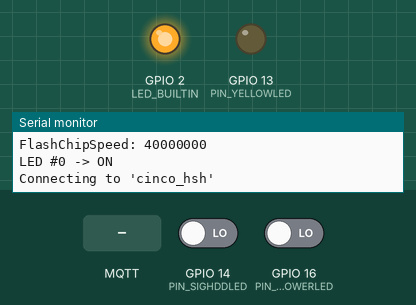
A sketch run on a simulated ESP8266 (NodeMCU). Parts: output pins drawn as LEDs (lit = HIGH, except the on-board LED, lit = LOW), the last lines printed to the serial monitor. Inputs (shaded band) come from the test bench; at power-on: GPIO 14 (PIN_SIGHDDLED) LOW, GPIO 16 (PIN_SIGPOWERLED) LOW. WiFi joins after 1.5 s; servers stay silent unless stated; no MQTT or app messages arrive unless stated; pins used as bus, display or sensor lines are not drawn.

Above: at 0.1 s.
At 2.7 s:
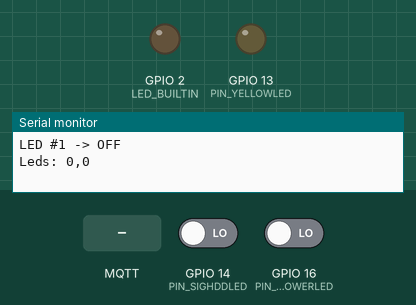
2.8 s: MQTT message "1" arrives on the first subscribed topic
At 3.7 s:
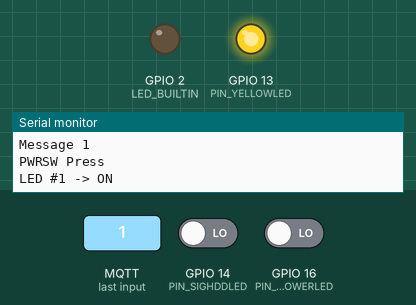
5.8 s: MQTT message "on" arrives on the first subscribed topic
Timing chart, 0 to 14.8 s (numbered marks = the images above; inputs shaded):
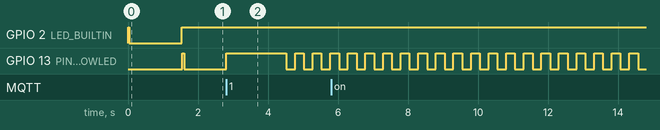

The sketch:

MQTT_TurnOnMyPC.ino
```cpp
#include <ESP8266WiFi.h>
#include <PubSubClient.h>

#include "leds.h"
#include "pin_monitor.h"
#include "power_sw.h"
#include "my_esp.h"


#define PIN_BLUETOPLED       LED_BUILTIN
#define PIN_YELLOWLED        13

#define PIN_POWERSW          12
#define PIN_SIGPOWERLED      16
#define PIN_SIGHDDLED        14

#define LED_BLUE      0
#define LED_YELLOW    1

#define PINMONITOR_PERIOD_MS   3000

#define GROUPID "mypc"

#define MQTTTOPIC_CTRL "/home/" GROUPID  "/ctrl"
#define MQTTTOPIC_INFO "/home/" GROUPID  "/info"
#define MQTTTOPIC_ONDUTY  "/home/on_duty"
#define CLIENT_ID  "ESP_" GROUPID

#define CLIENT_LOGIN "sensor"
#define CLIENT_PASSWORD "yourpassword"

#define WIFISSID "cinco_hsh"
#define WIFIPASSWORD "yourpassword"
#define MQTTSERVERIP "192.168.1.1"

#define EVENT_PUBLISHLEDSTATUS  200
#define PUBLISHLEDSTATUSPERIOD  10000//ms


int  _ledpins[] =  {PIN_BLUETOPLED,PIN_YELLOWLED};
int  _ledhi[]   =  {LOW,HIGH};
int  _ledlo[]   =  {HIGH,LOW};
int _ledmode[] =  {LED_OFF,LED_OFF};

char ssid[] =  WIFISSID;
char password[] = WIFIPASSWORD;
char mqtt_server[] = MQTTSERVERIP;
char mqtt_user[] = CLIENT_LOGIN;
char mqtt_pass[] = CLIENT_PASSWORD;
char mqtt_client[] = CLIENT_ID;


WiFiClient _wificlient;
PubSubClient _mqttclient(_wificlient);

Leds _leds;
PinMonitor _hddled;
PinMonitor _pwrled;
PowerSwitch _pwrsw;
MyESP _esp;

unsigned long _publishtime;


void event(int eventid)
{

    switch(eventid)
    {
        case EVENT_MQTTCONNECTING:
            _leds.Set(LED_YELLOW,LED_ON);
            break;

        case EVENT_MQTTCONNECTED:
            _leds.Set(LED_YELLOW,LED_OFF);
            _esp.Publish(MQTTTOPIC_ONDUTY,mqtt_client);
            _esp.Subscribe(MQTTTOPIC_CTRL);
            break;

        case EVENT_WIFICONNECTING:
            _leds.Set(LED_BLUE,LED_ON);
            break;

        case EVENT_WIFICONNECTED:
            _leds.Set(LED_BLUE,LED_OFF);
            break;

        case EVENT_ESPSTUCK:
            _leds.Set(LED_BLUE,LED_BLINKHI);
            _leds.Set(LED_YELLOW,LED_BLINKHI);
            Serial.println("ESP Soft Reset in 10 sec...");
            safedelay(10000);
            _esp.SoftReset();
            break;

        case EVENT_MQTTCONNECT_ERROR:
            break;

        case EVENT_PSWPRESS:
            _leds.Set(LED_YELLOW,LED_ON);
            _esp.Publish(MQTTTOPIC_INFO,"Press");
            break;

        case EVENT_PSWREST:
            _leds.Set(LED_YELLOW,LED_BLINKHI);
            _esp.Publish(MQTTTOPIC_INFO,"Resting");
            break;
        case EVENT_PSWIDLE:
            _leds.Set(LED_YELLOW,LED_OFF);
            _esp.Publish(MQTTTOPIC_INFO,"Ready");
            break;

        case EVENT_PUBLISHLEDSTATUS:
            {   char text[20]={0};
                itoa(_hddled.Get(),text+strlen(text),10);
                strcat(text,",");
                itoa(_pwrled.Get(),text+strlen(text),10);
                Serial.print("Leds: ");
                Serial.println(text);
                _esp.Publish(MQTTTOPIC_INFO,text);
            }
            break;
    }
}


void mqttcallback(char* topic, byte* payload, unsigned int len)
{
    Serial.print("Message ");
    for (int i = 0; i < len; i++)
    {   Serial.print((char)payload[i]);
    }
    Serial.println();


    int cmd = (len==0) ? PRWSW_NONE : ((unsigned char)payload[0] - '0');


    int rc = PRWSW_NONE;
    switch(cmd)
    {
        case PRWSW_SHORTPRESS:
            rc = _pwrsw.Press(NULL,PRWSW_SHORTPRESS);
            break;
        case PRWSW_LONGPRESS:
            rc = _pwrsw.Press(NULL,PRWSW_LONGPRESS);
            break;
    }

    switch(rc)
    {   case PRWSW_NONE:
            _esp.Publish(MQTTTOPIC_INFO,"None");
            break;
        case PRWSW_OK:
            _esp.Publish(MQTTTOPIC_INFO,"Ok");
            break;
        case PRWSW_BUSY:
            _esp.Publish(MQTTTOPIC_INFO,"Busy");
            break;
    }

}

void setup()
{
    Serial.begin(115200);
    Serial.print("\r\n\r\n* Turn On My PC * (c) June 2019\r\n");

    _leds.Setup( sizeof(_ledpins)/sizeof(int), _ledpins, _ledhi, _ledlo, _ledmode);
    _hddled.Setup(PIN_SIGHDDLED,PINMONITOR_PERIOD_MS);
    _pwrled.Setup(PIN_SIGPOWERLED,PINMONITOR_PERIOD_MS);
    _pwrsw.Setup(PIN_POWERSW,&event);

    _esp.Setup(ssid,password,mqtt_server,mqtt_user,mqtt_pass,mqtt_client,&safedelay,&mqttcallback,&_wificlient,&_mqttclient,&event);

    _publishtime = 0;

    Serial.print("Ctrl topic: ");
    Serial.println(MQTTTOPIC_CTRL);
    Serial.print("Info topic: ");
    Serial.println(MQTTTOPIC_INFO);
    Serial.println();
}

void loop()
{
    unsigned long t = millis();

    dostaff(t);

    _esp.Loop(&t);

    if (t>_publishtime)
    {   _publishtime = t+PUBLISHLEDSTATUSPERIOD;
        event(EVENT_PUBLISHLEDSTATUS);
    }

    delay(1);
}


void dostaff(unsigned long t)
{
    _leds.Loop(&t);
    _hddled.Loop(&t);
    _pwrled.Loop(&t);
    _pwrsw.Loop(&t);
}


void safedelay(unsigned long n_ms)
{
    unsigned long t_stop = millis()+n_ms;
    unsigned long t;
    while(true)
    {
        t = millis();
        if (t>t_stop)
            break;
        dostaff(t);
        delay(1);
    }
}
```

leds.cpp
```cpp
#include "leds.h"
#include <stdlib.h>
#include <arduino.h>


#define PRINT(A) Serial.print(A)
//#define PRINT(A)

Leds::Leds()
{
    _ledpins=NULL;
    _ledhi=NULL;
    _ledlo=NULL;
    _ledmode=NULL;
    _count=0;
    _isnolight=false;

}

void Leds::Setup(int count, int* ledpins,int* ledhi,int* ledlo,int* ledmode)
{
    _ledpins=ledpins;
    _ledhi=ledhi;
    _ledlo=ledlo;
    _ledmode=ledmode;
    _count=count;

    PRINT("LEDS pins ");
    for(int i=0;i<_count;i++)
    {   PRINT(_ledpins[i]);
        PRINT(" ");
    }
    PRINT("\r\n");

    for(int i=0;i<_count;i++)
    {   pinMode(_ledpins[i], OUTPUT);
        Set(i,LED_OFF);
    }

}


void Leds::SetNoLight(bool isturnitoff)
{
    _isnolight =  isturnitoff;
}


void Leds::Loop(unsigned long* t)
{
    unsigned long now = t!=NULL ? *t : millis();

    if (now-_flashtime>LED_FLASHPERIOD)
    {
        for(int i=0;i<_count;i++)
            Animation(i,_flashanistage);
        _flashanistage++;
        if (_flashanistage>=LED_FLASCYCLEMAX)
            _flashanistage=0;
        _flashtime=now;
    }
}


void Leds::Set(int i,int ledmode)
{
    PRINT("LED #");
    PRINT(i);
    PRINT(" -> ");
    switch(ledmode)
    {
        case LED_OFF:
            PRINT("OFF");
            break;
        case LED_ON:
            PRINT("ON");
            break;
        case LED_BLINK:
            PRINT("BLINK");
            break;
        case LED_BLINKHI:
            PRINT("BLINK HI");
            break;
        case LED_BLINKLO:
            PRINT("BLINK LO");
            break;
        default:
            PRINT("Unknown");
            break;
    }
    PRINT("\r\n");

     _ledmode[i] = ledmode;

    if (ledmode==LED_OFF)
    {   digitalWrite(_ledpins[i],_ledlo[i]);
        return;
    }

    if (ledmode==LED_ON)
    {   digitalWrite(_ledpins[i],_ledhi[i]);
        return;
    }

}


void Leds::Animation(int i,int a)
{
    if (_isnolight)
    {
        digitalWrite(_ledpins[i], _ledlo[i]);
        return;
    }

    if (_ledmode[i]==LED_BLINK)
    {
        digitalWrite(_ledpins[i],((a==0)||(a==1)) ? _ledhi[i] : _ledlo[i]);
        return;
    }

    if (_ledmode[i]==LED_BLINKLO)
    {
        digitalWrite(_ledpins[i],(a==0) ? _ledhi[i] : _ledlo[i]);
        return;
    }

    if (_ledmode[i]==LED_BLINKHI)
    {
        digitalWrite(_ledpins[i],((a==0)||(a==2)) ? _ledhi[i] : _ledlo[i]);
        return;
    }

}
```

leds.h
```cpp
#pragma once

#define LED_OFF        0
#define LED_ON         1
#define LED_BLINK      2
#define LED_BLINKLO    3
#define LED_BLINKHI    4


#define LED_FLASHPERIOD   250
#define LED_FLASCYCLEMAX  4


class Leds
{
  public:
    Leds();
    void Setup(int count, int* ledpins,int* ledhi,int* ledlo,int* ledmode);
    void Loop(unsigned long* t);
    void Set(int i,int ledmode);
    void SetNoLight(bool isturnitoff);


    private:
        int* _ledpins;
        int* _ledhi;
        int* _ledlo;
        int* _ledmode;
        int _count;

        unsigned long _flashtime=0;
        unsigned long _flashanistage=0;
        void Animation(int i,int a);
        bool _isnolight;


};
```

my_esp.cpp
```cpp
#include "my_esp.h"
#include <stdlib.h>
#include <arduino.h>


#define PRINT(A) Serial.print(A)
#define PRINT2(A,B) Serial.print(A,B)

//#define PRINT(A)
//#define PRINT2(A)

#define PRINTESPINFO(A)  PRINT(#A ": ");PRINT( ESP.get##A()  );PRINT( "\r\n" )
#define DELAY(A) _delayfnc(A);
#define EVENT(A) _eventfnc(A);

#define INTTOSTR_BUFSIZE 50

#define MQTT_PORT_NUM 1883
#define MQTT_RECONNECT_FUSE_MAX 60
#define WIFI_RECONNECT_FUSE_MAX 1200

MyESP::MyESP()
{
    _wifi_ssid=NULL;
    _wifi_pwd=NULL;
    _mqtt_server=NULL;
    _mqtt_user=NULL;
    _mqtt_pwd=NULL;
    _mqtt_id=NULL;
    _delayfnc = NULL;
    _mqttfnc = NULL;
    _wificlnt = NULL;
    _mqttclnt = NULL;
    _eventfnc = NULL;
}


void MyESP::Setup(  char* wifi_ssid,
                    char* wifi_pwd,
                    char* mqtt_server,
                    char* mqtt_user,
                    char* mqtt_pwd,
                    char* mqtt_id,
                    delay_function* delayfnc,
                    mqtt_callback_function* mqttfnc,
                    WiFiClient* wificlnt,
                    PubSubClient* mqttclnt,
                    mqtt_event_function* eventfnc

                    )
{
    _wifi_ssid=wifi_ssid;
    _wifi_pwd=wifi_pwd;
    _mqtt_server=mqtt_server;
    _mqtt_user=mqtt_user;
    _mqtt_pwd=mqtt_pwd;
    _mqtt_id=mqtt_id;
    _delayfnc = delayfnc;
    _mqttfnc = mqttfnc;
    _wificlnt = wificlnt;
    _mqttclnt = mqttclnt;
    _eventfnc = eventfnc;

    PRINTESPINFO(ChipId);
    PRINTESPINFO(FlashChipSize);
    PRINTESPINFO(FreeHeap);
    PRINTESPINFO(FreeSketchSpace);
    PRINTESPINFO(SketchSize);
    PRINTESPINFO(FlashChipId);
    PRINTESPINFO(SdkVersion);
    PRINTESPINFO(FlashChipRealSize);
    PRINTESPINFO(CpuFreqMHz);
    PRINTESPINFO(FlashChipSpeed);
    PRINT("\r\n");

    DELAY(3);

    WiFi.persistent(false);
    WiFi.softAPdisconnect (true);

    EVENT(EVENT_WIFICONNECTING);
    WiFi.begin(_wifi_ssid,_wifi_pwd);
    PRINT("Connecting to '");
    PRINT(_wifi_ssid);
    PRINT("' ");
    int fuse = 0;
    while (WiFi.status() != WL_CONNECTED)
    {   DELAY(500);
        PRINT(".");
        fuse++;
        if (fuse>WIFI_RECONNECT_FUSE_MAX)
        {   EVENT(EVENT_ESPSTUCK);
            fuse=0;
        }
    }
    PRINT("\r\n");
    EVENT(EVENT_WIFICONNECTED);


    PRINT("WiFi connected\r\n");
    PRINT("IP address: ");
    PRINT(WiFi.localIP());
    PRINT("\r\n");

    byte mac[6];
    WiFi.macAddress(mac);
    PRINT("MAC: ");
    PRINT2(mac[0],HEX);
    PRINT(":");
    PRINT2(mac[1],HEX);
    PRINT(":");
    PRINT2(mac[2],HEX);
    PRINT(":");
    PRINT2(mac[3],HEX);
    PRINT(":");
    PRINT2(mac[4],HEX);
    PRINT(":");
    PRINT2(mac[5],HEX);
    PRINT("\r\n");


    long rssi = WiFi.RSSI();
    Serial.print("RSSI:");
    Serial.println(rssi);

    _mqttclnt->setServer(_mqtt_server, MQTT_PORT_NUM);
    _mqttclnt->setCallback(_mqttfnc);


}


void MyESP::Loop(unsigned long* t)
{

    //unsigned long now = t!=NULL ? *t : millis();

    if (!_mqttclnt->connected())
        MQTTReconnect();
    _mqttclnt->loop();

}


void MyESP::SoftReset()
{
    ESP.reset();
}


void MyESP::Publish(char* topic,char* text)
{   if (_mqttclnt!=NULL)
        _mqttclnt->publish(topic, text);
}


void MyESP::Publish(char* topic,int n)
{
    char text[INTTOSTR_BUFSIZE]={0};
    itoa(n,text,10);
    Publish(topic,text);
}

void MyESP::Subscribe(char* topic)
{
    _mqttclnt->subscribe(topic);
}


void MyESP::MQTTReconnect()
{

    int fuse=0;
    while (!_mqttclnt->connected())
    {
        DELAY(1);
        EVENT(EVENT_MQTTCONNECTING);

        PRINT("Connect attempt ");
        PRINT(fuse+1);
        PRINT(" (");
        PRINT(MQTT_RECONNECT_FUSE_MAX);
        PRINT(")");
        PRINT(" to ");
        PRINT(_mqtt_server);
        PRINT(" as ");
        PRINT(_mqtt_id);
        PRINT(" ... ");

        if (_mqttclnt->connect(_mqtt_id,_mqtt_user, _mqtt_pwd))
        {
            PRINT("connected\r\n");
            EVENT(EVENT_MQTTCONNECTED);
        } else
        {
            EVENT(EVENT_MQTTCONNECT_ERROR);
            PRINT("failed, rc=");
            PRINT(_mqttclnt->state());
            PRINT(" try again in 10 seconds\r\n");
            DELAY(10000);
            fuse++;
            if (fuse>60)
            {   EVENT(EVENT_ESPSTUCK);
                fuse=0;
            }
        }
    }


}
```

my_esp.h
```cpp
#pragma once

#include <ESP8266WiFi.h>
#include <PubSubClient.h>


typedef void delay_function(unsigned long n);
typedef void mqtt_callback_function(char* topic, unsigned char* payload, unsigned int len);
typedef void mqtt_event_function(int eventid);

#define EVENT_NONE              0
#define EVENT_WIFICONNECTING    1
#define EVENT_WIFICONNECTED     2
#define EVENT_MQTTCONNECTING    3
#define EVENT_MQTTCONNECTED     4
#define EVENT_MQTTCONNECT_ERROR 5
#define EVENT_ESPSTUCK          6

class MyESP
{
    public:
        MyESP();

        void Setup( char* wifi_ssid,
                    char* wifi_pwd,
                    char* mqtt_server,
                    char* mqtt_user,
                    char* mqtt_pwd,
                    char* mqtt_id,
                    delay_function* delayfnc,
                    mqtt_callback_function* mqttfnc,
                    WiFiClient* wificlnt,
                    PubSubClient* mqttclnt,
                    mqtt_event_function* eventfnc

                    );

        void Loop(unsigned long* t);

        void Publish(char* topic,char* text);
        void Publish(char* topic,int n);

        void Subscribe(char* topic);
        void SoftReset();


    private:

        char* _wifi_ssid;
        char* _wifi_pwd;
        char* _mqtt_server;
        char* _mqtt_user;
        char* _mqtt_pwd;
        char* _mqtt_id;
        delay_function* _delayfnc;
        mqtt_callback_function* _mqttfnc;
        WiFiClient* _wificlnt;
        PubSubClient* _mqttclnt;
        mqtt_event_function* _eventfnc;
        void MQTTReconnect() ;


};
```

pin_monitor.cpp
```cpp
#include "pin_monitor.h"
#include <stdlib.h>
#include <arduino.h>


#define PRINT(A) Serial.print(A)
//#define PRINT(A)


PinMonitor::PinMonitor()
{
    _pin=0;
    _t=0;
    _sum_on=0;
    _sum_off=0;
    _oldpinstate=0;
    _persentvalue =0;
}


void PinMonitor::Setup(int pinnumber,unsigned int period)
{
    _period = period;
    _pin = pinnumber;
    pinMode(_pin, INPUT);
    _t=millis();
    _sum_on=0;
    _sum_off=0;
    _oldpinstate = digitalRead(_pin);
    _persentvalue = _oldpinstate==HIGH ? 100 : 0;

    PRINT("PINMON at pin ");
    PRINT(_pin);
    PRINT(" (");
    PRINT(_oldpinstate);
    PRINT(")\r\n");

}


int PinMonitor::Get()
{   return _persentvalue;
}


void PinMonitor::Loop(unsigned long* t)
{

    unsigned long now = t!=NULL ? *t : millis();

    unsigned long dt = now -_t;

    int pinstate = digitalRead(_pin);
    if (pinstate==_oldpinstate)
    {   if (pinstate==LOW)
        {   _sum_on+=dt;
        } else
        {  _sum_off+=dt;
        }
    } else
    {   _sum_on+=dt/2;
        _sum_off+=dt/2;
    }
    _oldpinstate = pinstate;

    unsigned int n = _sum_on+_sum_off;
    if (n>=_period)
    {
        _persentvalue = (_sum_on*100)/n;
        _sum_on=0;
        _sum_off=0;
    }

    _t=now;

}
```

pin_monitor.h
```cpp
#pragma once


class PinMonitor
{
    public:
        PinMonitor();
        void Setup(int pinnumber,unsigned int period);
        void Loop(unsigned long* t);
        int Get();


    private:
        int _pin;
        unsigned long _t;
        unsigned int _period; //ms
        unsigned int _sum_on;
        unsigned int _sum_off;
        int _oldpinstate;
        int _persentvalue;


};
```

power_sw.cpp
```cpp
#include "power_sw.h"
#include <stdlib.h>
#include <arduino.h>


#define PRINT(A) Serial.print(A);
//#define PRINT(A)


#define EVENT(A) _eventfnc(A)

PowerSwitch::PowerSwitch()
{
    _t=0;
    _pin=0;
    _state = PRWSW_NONE;
    _eventfnc = NULL;
}


void PowerSwitch::Setup(int pinnumber,pwrsw_event_function* eventfnc)
{
    _eventfnc = eventfnc;
    _pin = pinnumber;
    pinMode(_pin, OUTPUT);
    _state = PRWSW_IDLE;
    digitalWrite(_pin, LOW);

    PRINT("PWRSW Ready at pin ");
    PRINT(_pin);
    PRINT("\r\n");

    //EVENT(EVENT_PSWIDLE);
}


void PowerSwitch::Loop(unsigned long* t)
{
    if (_state == PRWSW_IDLE)
        return;

    unsigned long now = t!=NULL ? *t : millis();

    if (_state == PRWSW_PRESS)
    {
        if ( now > _t)
        {   digitalWrite(_pin, LOW);
            PRINT("PWRSW Release\r\n");
            _state = PRWSW_REST;
            _t = now + PRWSW_REST_TIME;
            EVENT(EVENT_PSWREST);
        }
        return;
    }

    if (_state == PRWSW_REST)
    {
        if ( now > _t)
        {
            _state = PRWSW_IDLE;
            PRINT("PWRSW Idle\r\n");
            EVENT(EVENT_PSWIDLE);
        }
        return;
    }
}


int PowerSwitch::Press(unsigned long* t,int presstype)
{
    if (_state != PRWSW_IDLE)
        return PRWSW_BUSY;

    unsigned long now = t!=NULL ? *t : millis();

    digitalWrite(_pin, HIGH);
    PRINT("PWRSW Press\r\n");
    EVENT(EVENT_PSWPRESS);

    _state = PRWSW_PRESS;
    _t = now + ((presstype==PRWSW_LONGPRESS) ? PRWSW_LONGPRESS_TIME : PRWSW_SHORTPRESS_TIME);
    return PRWSW_OK;
}
```

power_sw.h
```cpp
#pragma once


#define PRWSW_NONE    0
#define PRWSW_OK      1
#define PRWSW_BUSY    2


#define PRWSW_IDLE    1
#define PRWSW_PRESS   2
#define PRWSW_REST    3

#define PRWSW_SHORTPRESS   1
#define PRWSW_LONGPRESS    2


#define PRWSW_SHORTPRESS_TIME 1500 //ms
#define PRWSW_LONGPRESS_TIME 15000 //ms
#define PRWSW_REST_TIME 15000 //ms


#define EVENT_PSWPRESS   101
#define EVENT_PSWREST    102
#define EVENT_PSWIDLE    103

typedef void pwrsw_event_function(int eventid);

class PowerSwitch
{
    public:
        PowerSwitch();
        void Setup(int pinnumber,pwrsw_event_function* eventfnc);
        void Loop(unsigned long* t);

        int Press(unsigned long* t,int presstype);


    private:
        unsigned long _t;
        int _pin;
        int _state;
        pwrsw_event_function* _eventfnc;


};
```

Measured:
- after the input at 2.8 s, GPIO 13 (PIN_YELLOWLED): LOW → HIGH at once, then repeats every 0.50 s: LOW 0.25 s, HIGH 0.25 s
